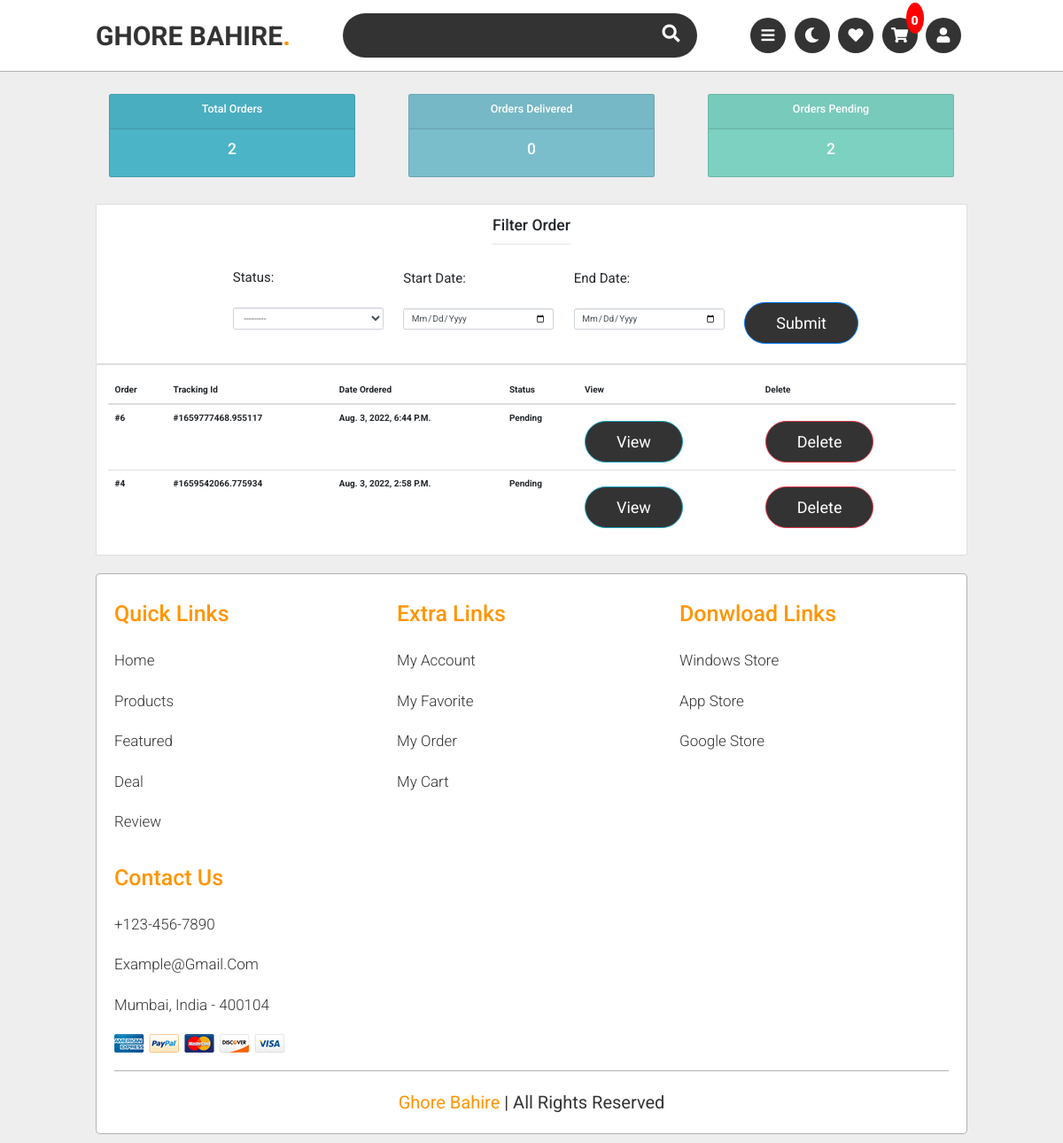
The page /user/dashboard/ (signed in) on the database its author committed.
### store/models.py (models this page shows, shortened)
class Order(models.Model):
    STATUS = (
        ('Pending','Pending'),
        ('Out for delivery', 'Out for delivery'),
        ('Delivered','Delivered'),
        ('Take','Take')
    )
    shop = models.ForeignKey(ShopOwner, on_delete=models.SET_NULL, blank=True, null=True)
    customer = models.ForeignKey(Customer, null=True, on_delete= models.CASCADE)
    complete = models.BooleanField(default=False)
    transaction_id = models.CharField(max_length=200, null=True)
    date_created = models.DateTimeField(auto_now_add=True, null=True)
    date_added = models.DateTimeField(auto_now_add=True)
    delivery_fee = models.FloatField(default=0,blank=True,null=True)
    total = models.FloatField(default=0,blank=True,null=True)
    advance = models.FloatField(default=0,blank=True,null=True)
    due = models.FloatField(default=0,blank=True,null=True)
    status = models.CharField(default="Pending",max_length=200,blank=True, null=True,choices=STATUS)
    taken_user = models.ForeignKey(User, null=True, on_delete= models.CASCADE)
    @property
    def get_cart_items(self):
        orderitems = self.orderitem_set.all()
        total = sum([item.quantity for item in orderitems])
        return total

### store/views.py (the view)
# urls.py: path('user/dashboard/',views.userDashboard,name='user-page'),
@login_required(login_url='login')
def userDashboard(request):
    if request.user.is_authenticated:
        customer = request.user.customer
        order, created = Order.objects.get_or_create(customer=customer, complete=False)
        cartItems = order.get_cart_items
    else:
        cookieData = cookieCart(request)
        cartItems = cookieData['cartItems']
    orders = Order.objects.filter(customer = request.user.customer,complete = True).order_by('-date_added')
    total_orders = orders.count()
    delivered = orders.filter(status='Delivered').count()
    pending = orders.filter(status='Pending').count()
    myFilter = OrderFilter(request.GET,queryset=orders)
    orders = myFilter.qs
    context = {
        'cartItems':cartItems,
        'orders':orders,
        'total_orders':total_orders,
        'delivered':delivered,
        'pending':pending,
        'myFilter':myFilter
    }
    return render(request, 'store/user-dashboard.html',context)

### store/templates/store/user-dashboard.html (shortened to what this page needs)
{% extends 'main.html' %}
{% load widget_tweaks %}
{% block head %}
<link rel="stylesheet" href="https://maxcdn.bootstrapcdn.com/bootstrap/3.4.1/css/bootstrap.min.css">
{% endblock %}
{% block main %}
<section class="user-dashboard">
  {% include 'status.html' %}
  <br><br>
<div class="row">
    <div class="col">
        <div class="card card-body" style="align-items: center;">
            <div class="text-center">
                <h3>Filter Order</h3>
                <hr>
            </div>
            <form method="get">
                <p class="filter-form">Status: <br><br>{{ myFilter.form.status|add_class:'form-control' }}</p>
                <p class="filter-form">Start Date: <br><br><input class="form-control" type="date" name="start_date" id="id_start_date"></p>
                <p class="filter-form">End Date: <br><br><input class="form-control" type="date" name="end_date" id="id_end_date"></p>
                <p class="filter-form"><br><br><input class="btn btn-primary"  type="submit" name="Search" ></p>
            </form>
        </div>
    </div>
</div>
<div class="row">
    <div class="col-md">
        <div class="card card-body " >
            <table class="table table-sm paginated">
                <thead>
                <tr>
                    <th>Order</th>
                    <th>Tracking Id</th>
                    <th>Date Ordered</th>
                    <th>Status</th>
                    <th>View</th>
                    <th>Delete</th>
                </tr>
            </thead>
                {% for order in orders %}
                <tr>
                    <th>#{{order.id}}</th>
                    <th>#{{order.transaction_id}}</th>
                    <th>{{order.date_added}}</th>
                    <th>{{order.status}}</th>
                    <td><a class="btn btn-sm btn-info" href="{% url 'store:view_order' order.id %}">View</a></td>
                    <td><a class="btn btn-sm btn-danger" href="{% url 'store:delete_order' order.id %}">Delete</a></td>
                </tr>
                {% endfor %}
            </table>
        </div>
    </div>
</div>
</section>
{% endblock %}

### static/css/style.css (style rules this page uses)
:root { --orange:#ff9500; --white-color:#fff; --black-color:#333; --light-color:rgba(0,0,0,.3); }
* { font-family: 'Roboto', sans-serif; margin:0; padding:0; box-sizing: border-box; outline: none; border:none; text-decoration: none; text-transform: capitalize; transition:.2s linear; }
html { font-size: 62.5%; overflow-x: hidden; scroll-padding-top: 7.5rem; scroll-behavior: smooth; }
body { background:#eee; }
section { padding:1rem 9%; }
.btn { display: inline-block; margin-top: 1rem; border-radius: 5rem; background: var(--black-color); color:var(--white-color); font-size: 1.8rem; padding:.9rem 3.5rem; cursor: pointer; }

### store/templates/store/user-dashboard.html (style rules this page uses)
.filter-form { width: 170px; display: inline-block; margin-right: 20px; }
.filter-form:last-child { width: 77px; }

### store/templates/main.html (style rules this page uses)
p { font-size: 1.5em; }

### rows shown on the page
Order: id "6", transaction_id "1659777468.955117", date_added "Aug. 3, 2022, 6:44 P.m.", status "Pending"
Order: id "4", transaction_id "1659542066.775934", date_added "Aug. 3, 2022, 2:58 P.m.", status "Pending"

### other values the page prints
{{ cartItems }} "0"
{{ total_orders }} "2"
{{ delivered }} "0"
{{ pending }} "2"
